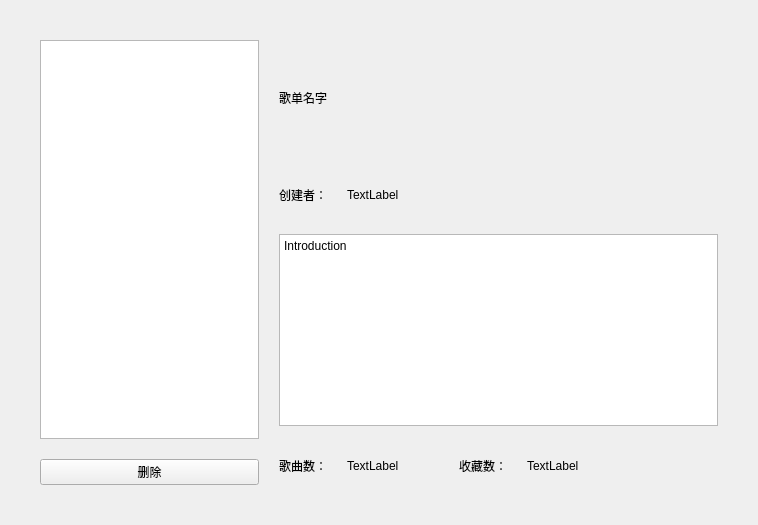
<?xml version="1.0" encoding="UTF-8"?>
<ui version="4.0">
 <class>PlayList</class>
 <widget class="QWidget" name="PlayList">
  <property name="geometry">
   <rect>
    <x>0</x>
    <y>0</y>
    <width>758</width>
    <height>525</height>
   </rect>
  </property>
  <property name="windowTitle">
   <string>Form</string>
  </property>
  <property name="styleSheet">
   <string notr="true">font: &quot;微软雅黑&quot;;</string>
  </property>
  <layout class="QVBoxLayout" name="verticalLayout_4">
   <item>
    <widget class="QWidget" name="UI" native="true">
     <layout class="QVBoxLayout" name="verticalLayout_2" stretch="2,3">
      <item>
       <layout class="QHBoxLayout" name="horizontalLayout_3" stretch="1,2">
        <property name="spacing">
         <number>20</number>
        </property>
        <property name="leftMargin">
         <number>20</number>
        </property>
        <property name="topMargin">
         <number>20</number>
        </property>
        <property name="rightMargin">
         <number>20</number>
        </property>
        <property name="bottomMargin">
         <number>20</number>
        </property>
        <item>
         <layout class="QVBoxLayout" name="verticalLayout_8" stretch="0,1">
          <item>
           <widget class="QGraphicsView" name="PlaylistgraphicView">
            <property name="minimumSize">
             <size>
              <width>0</width>
              <height>0</height>
             </size>
            </property>
            <property name="maximumSize">
             <size>
              <width>10000000</width>
              <height>10000000</height>
             </size>
            </property>
            <property name="styleSheet">
             <string notr="true"/>
            </property>
           </widget>
          </item>
          <item>
           <widget class="QPushButton" name="PlaylistFavorpushButton">
            <property name="styleSheet">
             <string notr="true">font: 10pt &quot;微软雅黑&quot;;</string>
            </property>
            <property name="text">
             <string>删除</string>
            </property>
           </widget>
          </item>
         </layout>
        </item>
        <item>
         <layout class="QVBoxLayout" name="verticalLayout_5" stretch="3,1,0,1">
          <item>
           <widget class="QLabel" name="PlaylistSheetNamelabel">
            <property name="styleSheet">
             <string notr="true">font: 20pt &quot;微软雅黑&quot;;</string>
            </property>
            <property name="text">
             <string>歌单名字</string>
            </property>
           </widget>
          </item>
          <item>
           <layout class="QHBoxLayout" name="horizontalLayout_6">
            <item>
             <widget class="QLabel" name="label_2">
              <property name="styleSheet">
               <string notr="true">font: 12pt &quot;微软雅黑&quot;;</string>
              </property>
              <property name="text">
               <string>创建者：</string>
              </property>
             </widget>
            </item>
            <item>
             <widget class="QLabel" name="PlaylistCreatorNamelabel">
              <property name="styleSheet">
               <string notr="true">font: 10pt &quot;微软雅黑&quot;;</string>
              </property>
              <property name="text">
               <string>TextLabel</string>
              </property>
             </widget>
            </item>
            <item>
             <spacer name="horizontalSpacer">
              <property name="orientation">
               <enum>Qt::Horizontal</enum>
              </property>
              <property name="sizeHint" stdset="0">
               <size>
                <width>40</width>
                <height>20</height>
               </size>
              </property>
             </spacer>
            </item>
           </layout>
          </item>
          <item>
           <widget class="QPlainTextEdit" name="PlaylistIntrolabel">
            <property name="styleSheet">
             <string notr="true">font: 12pt &quot;方正姚体&quot;;</string>
            </property>
            <property name="readOnly">
             <bool>true</bool>
            </property>
            <property name="plainText">
             <string>Introduction</string>
            </property>
           </widget>
          </item>
          <item>
           <layout class="QHBoxLayout" name="horizontalLayout_7">
            <item>
             <layout class="QHBoxLayout" name="horizontalLayout_9">
              <item>
               <widget class="QLabel" name="label_5">
                <property name="styleSheet">
                 <string notr="true">font: 12pt &quot;微软雅黑&quot;;</string>
                </property>
                <property name="text">
                 <string>歌曲数：</string>
                </property>
               </widget>
              </item>
              <item>
               <widget class="QLabel" name="PlaylistMusicNumlabel">
                <property name="styleSheet">
                 <string notr="true">font: 10pt &quot;微软雅黑&quot;;</string>
                </property>
                <property name="text">
                 <string>TextLabel</string>
                </property>
               </widget>
              </item>
              <item>
               <spacer name="horizontalSpacer_2">
                <property name="orientation">
                 <enum>Qt::Horizontal</enum>
                </property>
                <property name="sizeHint" stdset="0">
                 <size>
                  <width>40</width>
                  <height>20</height>
                 </size>
                </property>
               </spacer>
              </item>
             </layout>
            </item>
            <item>
             <layout class="QHBoxLayout" name="horizontalLayout_10">
              <item>
               <widget class="QLabel" name="label_6">
                <property name="styleSheet">
                 <string notr="true">font: 12pt &quot;微软雅黑&quot;;</string>
                </property>
                <property name="text">
                 <string>收藏数：</string>
                </property>
               </widget>
              </item>
              <item>
               <widget class="QLabel" name="PlaylistFavorNumlabel">
                <property name="styleSheet">
                 <string notr="true">font: 10pt &quot;微软雅黑&quot;;</string>
                </property>
                <property name="text">
                 <string>TextLabel</string>
                </property>
               </widget>
              </item>
              <item>
               <spacer name="horizontalSpacer_3">
                <property name="orientation">
                 <enum>Qt::Horizontal</enum>
                </property>
                <property name="sizeHint" stdset="0">
                 <size>
                  <width>40</width>
                  <height>20</height>
                 </size>
                </property>
               </spacer>
              </item>
             </layout>
            </item>
            <item>
             <spacer name="horizontalSpacer_4">
              <property name="orientation">
               <enum>Qt::Horizontal</enum>
              </property>
              <property name="sizeHint" stdset="0">
               <size>
                <width>40</width>
                <height>20</height>
               </size>
              </property>
             </spacer>
            </item>
           </layout>
          </item>
         </layout>
        </item>
       </layout>
      </item>
      <item>
       <layout class="QVBoxLayout" name="PlaylistDownLayout"/>
      </item>
     </layout>
    </widget>
   </item>
  </layout>
 </widget>
 <resources/>
 <connections>
  <connection>
   <sender>PlaylistFavorpushButton</sender>
   <signal>clicked()</signal>
   <receiver>PlayList</receiver>
   <slot>favorThisPlaylist()</slot>
   <hints>
    <hint type="sourcelabel">
     <x>144</x>
     <y>182</y>
    </hint>
    <hint type="destinationlabel">
     <x>0</x>
     <y>186</y>
    </hint>
   </hints>
  </connection>
 </connections>
 <slots>
  <slot>favorThisPlaylist()</slot>
  <slot>startPlayMusic()</slot>
  <slot>favorThisMusic()</slot>
 </slots>
</ui>
